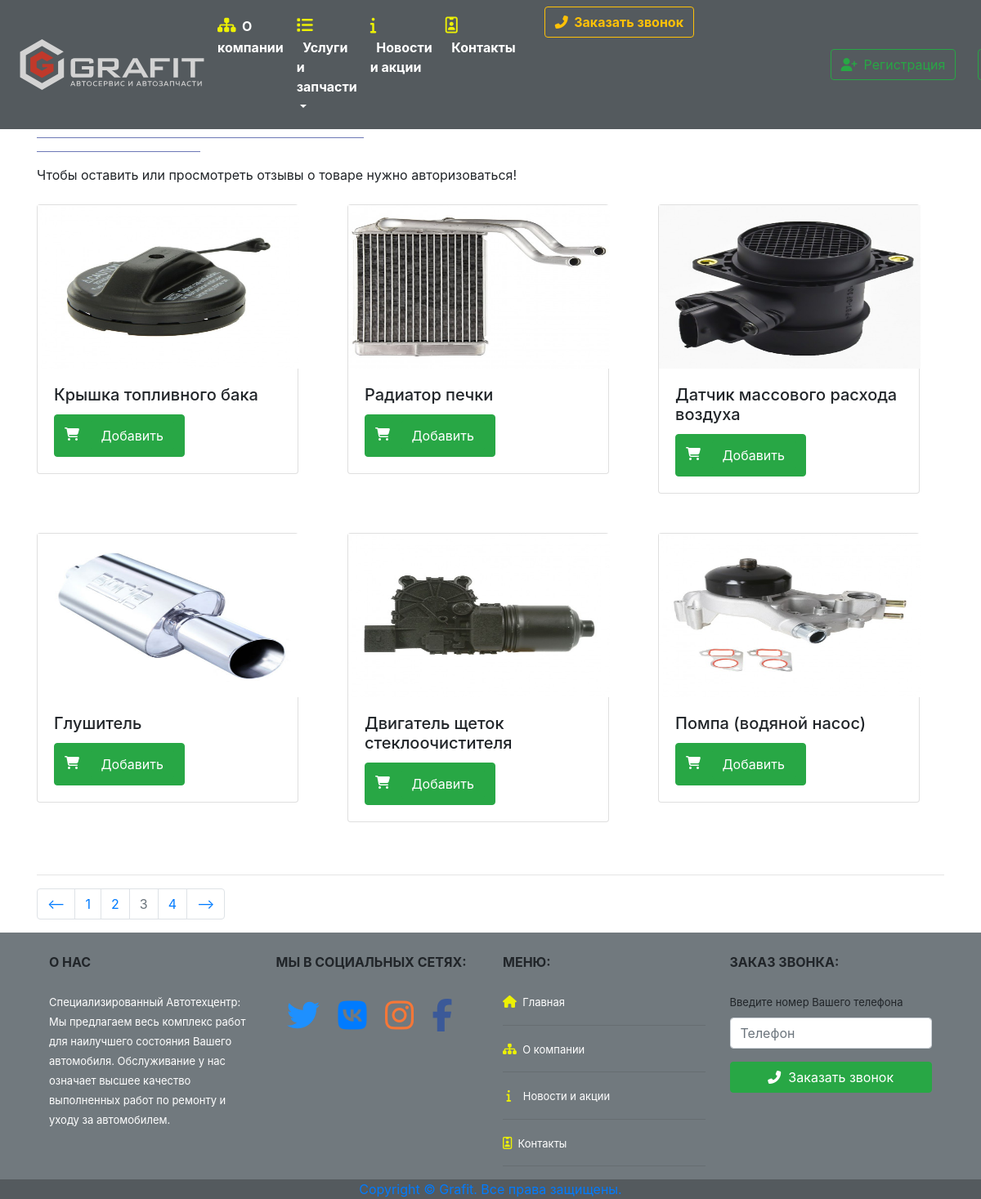
/smartphones/, run on the app's committed database.
### app/models.py (models this page shows, shortened)
class Product(models.Model): # таблица Товаров
    name = models.CharField(max_length=50, verbose_name='Название')
    image = models.ImageField(null=True, blank=True, verbose_name='Изображение')
    description = models.TextField(null=True, blank=True, verbose_name='Описание')
    price = models.PositiveIntegerField(verbose_name='Стоимость')
    slug = models.CharField(max_length=80, verbose_name='Алиас')
    section = models.ForeignKey('Section', on_delete=models.CASCADE, verbose_name='Раздел') # связь один ко многим с таблицой разделов
    reviews = models.ManyToManyField('Review', related_name='Product', verbose_name='Отзывы', through='ReviewProductRelation') # связь многие ко многим с таблицой Отзывов
    class Meta: # как будут отображаться в админке
        verbose_name = 'Товар'
        verbose_name_plural = 'Товары'

### app/views.py (the view)
# urls.py: path('<section>/', views.show_section_view, name='section'), # показ какого - либо раздела и пагинация раздела
def show_section_view(request, section): # показ какого либо раздела и пагинация
    template = 'app/section.html' # шаблон для страницы телефонов
    page_num = int(request.GET.get('page', 1)) # пагинатор
    prev_page_url = None # пагинатор
    next_page_url = None # пагинатор
    pages = [] # пагинатор
    try:
        section = Section.objects.get(slug=section) # получить раздел
        products = list(Product.objects.filter(section=section)) # получить товары у раздела
        if len(products) > 0: # если товары в разделе есть
            is_empty = False
            count = 6
            paginator = Paginator(products, count) # пагинатор
            for p in list(paginator.page_range): # пагинатор
                pages.append({'link': '?' + urllib.parse.urlencode({'page': p}), 'number': p}) # пагинатор
            page_num = int(request.GET.get('page', 3)) # пагинатор
            page = paginator.get_page(page_num) # пагинатор
            product_list = page.object_list # пагинатор
            if page.has_next(): # если есть следующая страница
                params = urllib.parse.urlencode({'page': page_num + 1}) # пагинатор
                next_page_url = '?' + params # пагинатор
            else: # если есть нет следующей страницы
                next_page_url = None
            if page.has_previous(): # если есть предыдущая страница страница
                params = urllib.parse.urlencode({'page': page_num - 1})
                prev_page_url = '?' + params
            else: # если нет предыдущей страницы
                prev_page_url = None
        else: # если товаров в разделе нет
            product_list = None
            is_empty = True
    except ObjectDoesNotExist: # если обьектов нет
        product_list = None
        is_empty = False
    context = {
        'section': section, # раздел
        'product_list': product_list,
        'is_empty': is_empty, # пустая?
        'current_page': page_num,
        'prev_page_url': prev_page_url, # предыдущая страница
        'next_page_url': next_page_url, # следующая страница
        'pages': pages # страницы
    }
    return render(request, template, context)

### app/context_processors.py (called while the page is built)
def navbar(request):
    sections = Section.objects.all() # берем все разделы
    return {'navbar_sections': sections} # помещаем в словарь

### app/models.py (called while the page is built)
    def __str__(self): # для красивого вывода
        return self.name

### app/templates/app/section.html (shortened to what this page needs)
{% extends "base.html" %}
{% load static %}
{% block content %}
<main role="main">
  <div class="container">
    <br><br>
    <span style="font-size: 30px; color: #A9A9A9;"></span>&nbsp;&nbsp;
    <font size='+3' color="#9fa8da "><b>{{ section.name }}</b></font></h2>
	<hr size="2" width="400" color="#7986cb" align="left">
    <hr size="2" width="200" color="#7986cb" align="left">
      {% if is_empty %}
        <div class="alert alert-dark" role="alert">
          Тут пока ничего нет!
        </div>
        <br><br><br><br><br><br>
      {% else %}
        {% if not request.user.is_authenticated %}
          Чтобы оставить или просмотреть отзывы о товаре нужно авторизоваться!<br><br>
        {% endif %}
         {% if product_list %}
            <div class="row">
            {% for product in product_list %}
              <div class="col-md-4">
                <div class="card" style="width: 20rem;">
                    <img src="{% get_media_prefix %}{{ product.image }}" width="320" height="200">
                    <div class="card-body">
                        <h5 class="card-title">{{ product.name }}</h5>
                        <form action="/add_to_cart/{{ product.id }}">
                            <button type="button" class="btn btn-success"><i class="fas fa-shopping-cart"></i>&nbsp;&nbsp;
                            <input type="submit" class="btn btn-success" value="Добавить"></button>
                        </form>
                    </div>
                </div><br><br>
              </div>
            {% endfor %}
            </div>
            <hr>
            <nav aria-label="Page navigation example">
              <ul class="pagination">
                <li class="page-item {% if not prev_page_url %} disabled {% endif %} ">
                  <a class="page-link" href="{{ prev_page_url }}">⟵</a>
                </li>
                {% for page in pages %}
                  <li class="page-item {% if page.number == current_page %} disabled {% endif %}">
                    <a class="page-link" href="{{ page.link }}">{{ page.number }}</a>
                  </li>
                {% endfor %}
                <li class="page-item {% if not next_page_url %} disabled {% endif %}">
                  <a class="page-link" href="{{ next_page_url }}">⟶</a>
                </li>
              </ul>
            </nav>
            {% else %}
            <div class="alert alert-dark" role="alert">
              Раздел не найден!
            </div>
          {% endif %}
      {% endif %}
  </div>
</main>
{% endblock %}

### app/templates/base.html (shortened to what this page needs)
<!DOCTYPE html>{% load static %}
<html lang="en">
<head>
    <link rel="stylesheet" href="{% static 'css/bootstrap.min.css' %}">
    <link rel="stylesheet" href="{% static 'css/main.css' %}">
</head>
<body class="" data-gr-c-s-loaded="true">
<nav class="navbar navbar-expand-md navbar-dark fixed-top" style='background-color: #545A5E'>
  <a href="/"><img src="../media/logo1.svg" alt="" width="242" height="62"></a>
  <div class="collapse navbar-collapse" id="navbarNav">
    <ul class="navbar-nav">
      <b><li class="nav-item active">
          <a class="nav-link" href="../about/">
              <span style="font-size: 20px; color: #EDF104;"><i class="fas fa-sitemap"></i></span>&nbsp;&nbsp;О компании
          </a>
      </li></b>
      <b><li class="nav-item dropdown active">
        <a class="nav-link dropdown-toggle" href="#" id="navbarDropdown" role="button" data-toggle="dropdown" aria-haspopup="true" aria-expanded="false">
            <span style="font-size: 20px; color: #EDF104;"><i class="fas fa-list"></i></span>&nbsp;&nbsp;Услуги и запчасти
        </a>
      </li></b>
      <b><li class="nav-item active">
        <a class="nav-link" href="../news/">
            <span style="font-size: 20px; color: #EDF104;"><i class="fas fa-info"></i></span>&nbsp;&nbsp;Новости и акции
        </a>
      </li></b>
      <b><li class="nav-item active">
          <a class="nav-link" href="../contacts/">
              <span style="font-size: 20px; color: #EDF104;"><i class="far fa-id-badge"></i></span>&nbsp;&nbsp;Контакты
          </a>
      </li></b>
      <a href="../call/"><button type="button" class="btn btn-outline-warning"><b><i class="fas fa-phone-alt"></i>&nbsp;&nbsp;Заказать звонок</b></button></a>
    </ul>
    {% if request.user.is_authenticated %}
      <div class="mr-3" style='color: #ADD8E6'>Здравствуйте, {{user.first_name}}!</div>
      <a class="btn btn-outline-success my-2 my-sm-0" role="button"
         href="/cart/">
        <i class="fas fa-shopping-cart"></i>&nbsp;&nbsp;Корзина</a>&nbsp;&nbsp;&nbsp;&nbsp;&nbsp;&nbsp;
      <a class="btn btn-outline-success my-2 my-sm-0" role="button"
         href="{% url 'logout' %}">
        <i class="fas fa-sign-out-alt"></i>&nbsp;&nbsp;Выйти</a>
    {% else %}
      <a class="btn btn-outline-success my-2 my-sm-0" role="button"
         href="{% url 'signup' %}">
        <i class="fas fa-user-plus">&nbsp;&nbsp;</i>Регистрация</a>
      <a class="btn btn-outline-success my-2 my-sm-0" role="button"
         href="{% url 'login' %}">
        &nbsp;&nbsp;Войти</a>
    {% endif %}
  </div>
</nav>
{% block content %}{% endblock %}
<div style='background-color: #71797E'>
  <footer class="container">
      <br>
    <div class="container">
      <div class="row">
        <div class="col">
            <b>О НАС</b><br><br>
            <font size="-1" color="white">Специализированный Автотехцентр: Мы предлагаем весь комплекс работ для наилучшего состояния Вашего автомобиля. Обслуживание у нас означает высшее качество выполненных работ по ремонту и уходу за автомобилем.</font>
        </div>
        <div class="col">
            <b>МЫ В СОЦИАЛЬНЫХ СЕТЯХ:</b><br><br>
            <a href="https://twitter.com/search?q=%23%D0%B0%D0%B2%D1%82%D0%BE%D1%81%D0%B5%D1%80%D0%B2%D0%B8%D1%81&src=typed_query">
                <span style="font-size: 40px; color: Dodgerblue;"><i class="fab fa-twitter" width="200"></i></span>
            </a>
            <a href="https://vk.com/grafit_tv">
                <span style="font-size: 40px; color: 4c75a3;"><i class="fab fa-vk"></i></span>
            </a>
            <a href="https://www.instagram.com/grafit_avto/">
                <span style="font-size: 40px; color: #F77737;"><i class="fab fa-instagram"></i></span>
            </a>
            <a href="https://www.facebook.com/2bro.service/">
                <span style="font-size: 40px; color: #3b5998;"><i class="fab fa-facebook-f"></i></span>
            </a>
        </div>
        <div class="col">
            <b>МЕНЮ:</b><br><br>
                <a href="/"><font color="white" size="-1"><span style="font-size: 15px; color: #EDF104;"><i class="fas fa-home"></i></span>&nbsp;&nbsp;Главная</font></a><hr>
                <a href="../about/"><font color="white" size="-1"><span style="font-size: 15px; color: #EDF104;"><i class="fas fa-sitemap"></i></span>&nbsp;&nbsp;О компании</font></a><hr>
                &nbsp;<a href="../news/"><font color="white" size="-1"><span style="font-size: 15px; color: #EDF104;"><i class="fas fa-info"></i></span>&nbsp;&nbsp;&nbsp;&nbsp;Новости и акции</font></a><hr>
                <a href="../contacts/"><font color="white" size="-1"><span style="font-size: 15px; color: #EDF104;"><i class="far fa-id-badge"></i></span>&nbsp;&nbsp;Контакты</font></a><hr>
        </div>
        <div class="col">
            <b>ЗАКАЗ ЗВОНКА:</b><br><br>
            <form>
                <div class="form-group">
                    <font size="-1"><label for="formGroupExampleInput">Введите номер Вашего телефона</label></font>
                    <input type="text" class="form-control" id="formGroupExampleInput" placeholder="Телефон">
                </div>
            </form>
            <a href="/calldo/"><button type="button" class="btn btn-success btn-block"><i class="fas fa-phone-alt"></i>&nbsp;&nbsp;Заказать звонок</button>
        </div>
      </div>
    </div>
  </footer>
</div>
<div style='background-color: #545A5E'>
    <footer class="container">
        <center>Copyright © Grafit. Все права защищены.</center>
    </footer>
</div>
</body>
</html>

### static/css/main.css (style rules this page uses)
body { padding-top: 3.5rem; }

### data on the page
Product: image (picture), name "Крышка топливного бака"
Product: image (picture), name "Радиатор печки"
Product: image (picture), name "Датчик массового расхода воздуха"
Product: image (picture), name "Глушитель"
Product: image (picture), name "Двигатель щеток стеклоочистителя"
Product: image (picture), name "Помпа (водяной насос)"

### other printed values
{{ page.number }} "1" "2" "3" "4"
